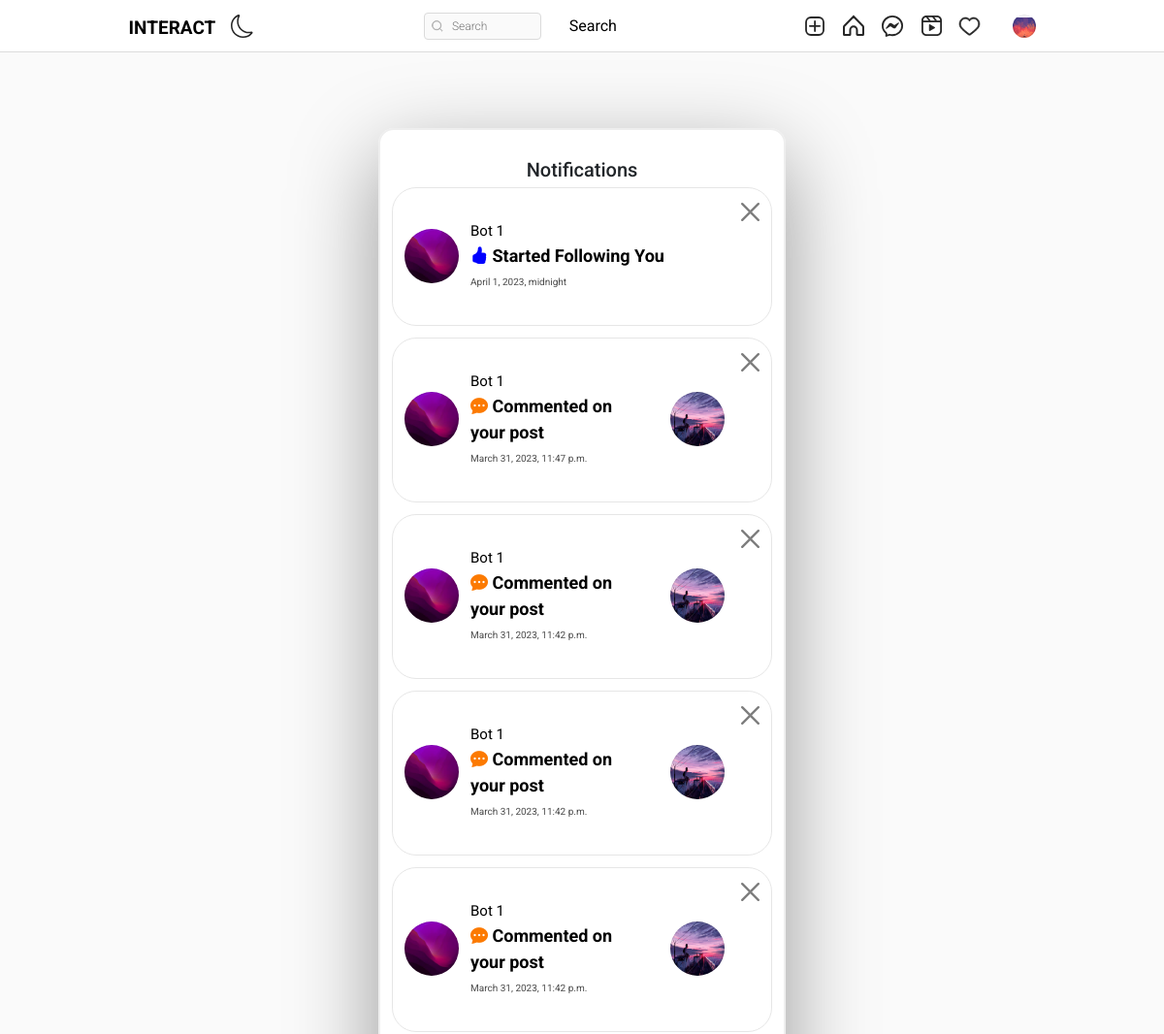
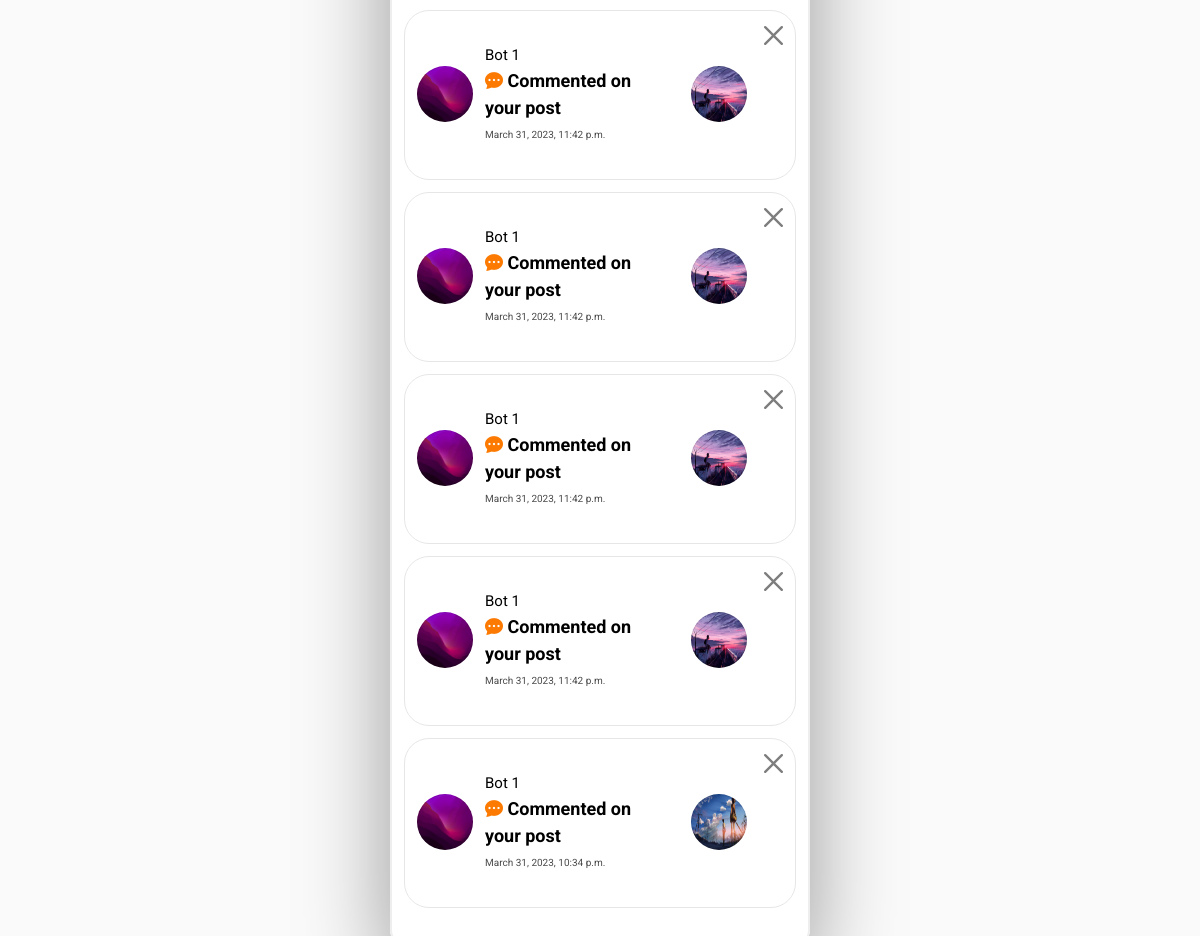
The app's page /notifications/ (signed in) with its own data (2 pictures, top to bottom).
### authy/models.py (models this page shows, shortened)
class Profile(models.Model):
    user = models.OneToOneField(User, related_name='profile', on_delete=models.CASCADE)
    image = models.ImageField(upload_to="profile_pciture", null=True, default="default.jpg")
    first_name = models.CharField(max_length=200, null=True, blank=True)
    last_name = models.CharField(max_length=200, null=True, blank=True)
    bio = models.CharField(max_length=200, null=True, blank=True)
    location = models.CharField(max_length=200, null=True, blank=True)
    url = models.URLField(max_length=200, null=True, blank=True)
    favourite = models.ManyToManyField(Post, blank=True)

### notification/models.py (models this page shows)
class Notification(models.Model):
    NOTIFICATION_TYPES = ((1, 'Like'), (2, 'Comment'), (3, 'Follow'))
    post = models.ForeignKey("post.Post", on_delete=models.CASCADE, related_name="notification_post", null=True)
    sender = models.ForeignKey(User, on_delete=models.CASCADE, related_name="notification_from_user" )
    user = models.ForeignKey(User, on_delete=models.CASCADE, related_name="notification_to_user" )
    notification_types = models.IntegerField(choices=NOTIFICATION_TYPES, null=True, blank=True)
    text_preview = models.CharField(max_length=100, blank=True)
    date = models.DateTimeField(auto_now_add=True)
    is_seen = models.BooleanField(default=False)

### post/models.py (models this page shows, shortened)
class Post(models.Model):
    id = models.UUIDField(primary_key=True, default=uuid.uuid4, editable=False)
    picture = models.ImageField(upload_to=user_directory_path, verbose_name="Picture")
    caption = models.CharField(max_length=10000, verbose_name="Caption")
    posted = models.DateField(auto_now_add=True)
    tags = models.ManyToManyField(Tag, related_name="tags")
    user = models.ForeignKey(User, on_delete=models.CASCADE)
    likes = models.IntegerField(default=0)

### notification/views.py (the view)
# urls.py: path('', ShowNotification, name='show-notification'),
def ShowNotification(request):
    user = request.user
    notifications = Notification.objects.filter(user=user).order_by('-date')
    context = {
        'notifications': notifications,
    }
    return render(request, 'notifications/notification.html', context)

### templates/notifications/notification.html (shortened to what this page needs)
{% extends 'base.html' %}
{% load static %}
{% load crispy_forms_tags %}
{% block content %}
<br><br>
<!DOCTYPE html>
<html lang="en">
<head>
  <link rel="stylesheet" href="{% static 'assets2/style.css' %}">
</head>
<body>
  <div id="wrapper">
    <div class="container">
      <div class="form-data" style="box-shadow: rgba(0, 0, 0, 0.4) 0px 30px 90px;border-radius: 16px;">
        <form action="" method="POST" enctype="multipart/form-data" style="border-radius: 16px;">
          <div class="logo">
            <h3 style="padding-top: 5px; font-size: 20px;">Notifications</h3>
          </div>
            {% for notification in notifications %}
                {% if notification.notification_types == 3 %}
                    <div class="alert alert-white alert-dismissible fade show" role="alert" style="border: 1px rgba(219, 219, 219, 0.699) solid; border-radius: 25px;">
                        <div class="side-menu__user-profile">
                            <a href="{% url 'profile' user.username %}" class="side-menu__user-avatar">
                                {% if notification.sender.profile.image %}
                                    <img src="{{ notification.sender.profile.image.url }}" alt="User Picture">
                                {% else %}
                                    <img src="{% static 'assets1/default.jpg' %}" alt="User Picture">
                                {% endif %}
                            </a>
                            <div class="side-menu__user-idnfo" style="text-align: start;">
                                <a href="{% url 'profile' user.username %}" style="font-size: 15px; color: black; text-align: center;">{{ notification.sender.profile.first_name|title }} {{ notification.sender.profile.last_name|title }}</a> <br>
                                <a href="{% url 'profile' user.username %}" style="font-size: 15px; color: black; text-align: center;"><b><i class="bi bi-hand-thumbs-up-fill" style="color: blue;"></i> Started Following You</b></a> <br>
                                <a href="{% url 'profile' user.username %}" style="font-size: 10px; color: rgb(75, 75, 75); ">{{ notification.date }}</a>
                            </div>
                        </div>
                        <a href="{% url 'delete-notification' notification.id %}" type="button" class="btn-close" data-bs-dismiss="alert" aria-label="Close"></a>
                      </div>
                {% endif %}
                {% if notification.notification_types == 2 %}
                <div class="alert alert-white alert-dismissible fade show" role="alert" style="border: 1px rgba(219, 219, 219, 0.699) solid; border-radius: 25px;">
                  <div class="side-menu__user-profile">
                    <a href="{% url 'profile' user.username %}" class="side-menu__user-avatar">
                      {% if notification.sender.profile.image %}
                          <img src="{{ notification.sender.profile.image.url }}" alt="User Picture">
                      {% else %}
                          <img src="{% static 'assets1/default.jpg' %}" alt="User Picture">
                      {% endif %}
                    </a>
                      <div class="side-menu__user-idnfo" style="text-align: start;">
                        <a href="{% url 'profile' user.username %}" style="font-size: 15px; color: black; text-align: center;">{{ notification.sender.profile.first_name|title }} {{ notification.sender.profile.last_name|title }}</a> <br>
                        <a href="{% url 'profile' user.username %}" style="font-size: 15px; color: black; text-align: center;"><b><i class="bi bi-chat-dots-fill" style="color: rgb(252, 122, 1);"></i> Commented on your post</b></a> <br>
                        <a href="{% url 'profile' user.username %}" style="font-size: 10px; color: rgb(75, 75, 75); ">{{ notification.date }}</a>
                      </div>
                      <a href="{% url 'profile' user.username %}" class="side-menu__user-avatar" style="margin-left: 20px;">
                        <img src="{{ notification.post.picture.url }}" alt="User Picture">
                      </a>
                  </div>
                  <a href="{% url 'delete-notification' notification.id %}" type="button" class="btn-close" data-bs-dismiss="alert" aria-label="Close"></a>
              </div>
                {% endif %}
            {% endfor %}
        </form>
      </div>
    </div>
  </div>
</body>
</html>
{% endblock content %}

### templates/base.html (shortened to what this page needs)
{% load static %}
<!DOCTYPE html>
<html lang="en">
<head>
    <link rel="stylesheet" href="https://cdn.jsdelivr.net/npm/bootstrap-icons@1.8.1/font/bootstrap-icons.css">
    <link href="https://cdn.jsdelivr.net/npm/bootstrap@5.1.3/dist/css/bootstrap.min.css" rel="stylesheet">
    <link rel="stylesheet" type="text/css" href="{% static 'assets1/style.css' %}">
</head>
<body>
    <header class="header">
        <nav class="header__content">
            <div class="header__buttons">
                <a href="{% url 'index' %}"  class="header__home" style="color: black;font-size: larger;text-decoration: none;">
                    <b style="color: black;font-size: 19px;text-decoration: none;font-weight: bold;" >INTERACT</b>
                </a>
                <button class="header__theme-button" title="Toggle Theme">
                </button>
            </div>
            <form action="{% url 'search-users' %}" method="GET">
                <div class="header__search">
                    <input type="text" placeholder="Search" name="q" value="{{ request.GET.q }}">
                    <button class="btn" type="submit">Search</button>
                </div>
            </form>
            <div class="header__buttons header__buttons--desktop">
                <a href="{% url 'newpost' %}">
                </a>
                <a href="{% url 'index' %}">
                </a>
                <a href="{% url 'message' %}">
                </a>
                <a href="#">
                </a>
                <span>
                    <a href="{% url 'show-notification' %}">
                    </a>
                </span>
                <a href="">
                    <button class="profile-button">
                        <a href="{% url 'profile' request.user %}">
                            <div class="profile-button__picture">
                                <img src="{{request.user.profile.image.url}}" alt="User Picture">
                            </div>
                        </a>
                    </button>
                </a>
            </div>
        </nav>
    </header>
    {% block content %}
    {% endblock content %}
</body>
</html>

### static/assets1/style.css (style rules this page uses)
*, *::after, *::before { box-sizing: border-box; margin: 0; padding: 0; }
*, button, input, select, textarea { font-family: 'Roboto', sans-serif; }
:root { --primary: hsl(0, 0%, 100%); --secondary: hsl(0, 0%, 98%); --border: hsl(0, 0%, 86%); --story-border: hsl(0, 0%, 78%); --img-border: hsla(0, 0%, 0%, 0.1); --text-dark: hsl(0, 0%, 15%); --text-light: hsl(0, 0%, 60%); --like: hsl(355, 82%, 61%); --link: hsl(0, 0%, 0%); --header-height: 44px; --nav-height: 44px; }
b { font-size: larger; }
body { min-height: 100vh; display: flex; flex-direction: column; overflow-y: auto; }
svg { display: block; }
img { max-width: 100%; }
.header { width: 100%; height: var(--header-height); background-color: var(--primary); display: flex; justify-content: center; position: fixed; top: 0; left: 0; z-index: 2; }
.header::after { content: ''; position: absolute; bottom: 0; width: 100%; height: 1px; background-color: var(--border); }
.header__content { width: 100%; max-width: 975px; padding: 0 14px; display: flex; justify-content: space-between; align-items: center; }
.header__home { margin-top: 5px; }
.header__theme-button { background-color: transparent; border: none; cursor: pointer; }
.header__theme-button-moon { display: unset; }
.header__search { width: 216px; height: 28px; display: none; align-items: center; position: relative; }
.header__search svg { width: 12px; height: 12px; position: absolute; left: 8px; }
.header__search input { width: 100%; height: 100%; background-color: var(--secondary); padding: 4px 10px 4px 28px; border: 1px solid var(--border); border-radius: 4px; outline: none; font-size: 12px; font-weight: 300; text-decoration: none; color: var(--text-light); text-overflow: ellipsis; overflow: hidden; white-space: nowrap; }
.header__buttons { display: flex; align-items: center; gap: 16px; }
.side-menu__user-profile { display: flex; align-items: center; margin: 20px 0 22px; }
.side-menu__user-avatar { width: 56px; height: 56px; border-radius: 50%; margin-right: 12px; flex-shrink: 0; overflow: hidden; position: relative; }
.side-menu__user-avatar::after { content: ''; position: absolute; top: 0; bottom: 0; left: 0; right: 0; border: 1px solid var(--img-border); border-radius: 50%; }
.profile-button { background-color: transparent; border: none; outline: none; cursor: pointer; position: relative; }
.profile-button__picture { width: 24px; height: 24px; border-radius: 50%; overflow: hidden; position: relative; }
.profile-button__picture::after { content: ''; position: absolute; top: 0; bottom: 0; left: 0; right: 0; border: 1px solid var(--img-border); border-radius: 50%; }
@media (min-width: 768px) { :root { --header-height: 54px; --nav-height: 0px; } }
@media (min-width: 768px) { .header__content { padding: 0 20px; } }
@media (min-width: 768px) { .header__search { display: flex; } }

### static/assets2/style.css (style rules this page uses)
*, *::before, *::after { margin: 0; padding: 0; box-sizing: inherit; }
html { font-size: 12px; box-sizing: border-box; }
img { width: 100%; max-width: 100%; height: 100%; }
a { text-decoration: none; }
body { background-color: #fafafa; }
b { font-size: larger; }
#wrapper { width: 100%; height: 100vh; display: flex; flex-direction: column; justify-content: space-between; padding-top: 5rem; }
.container { width: 100%; max-width: 93.5rem; margin: 1rem auto 0; }
#wrapper > .container { display: flex; padding: 0 2rem; }
.form-data { width: 100%; max-width: 35rem; margin-top: 1rem; margin-left: auto; margin-right: auto; display: block; }
.form-data form { background-color: #fff; border: 2px solid #eee; display: flex; flex-direction: column; padding: 2rem 1rem; text-align: center; }

### templates/base.html (style rules this page uses)
body { font-family: Arial, Helvetica, sans-serif; font-size: 16px; }
a { font-size: larger; }
.btn { -webkit-border-radius: 22; -moz-border-radius: 22; border-radius: 22px; color: #ffffff; font-size: 16px; background: #ffffff; padding: 3px 16px 3px 16px; margin-left: 12px; text-decoration: none; color: #000000; }

### records on screen
Notification: sender.profile.image (picture), sender.profile.first_name "Bot", sender.profile.last_name "1", date "April 1, 2023, midnight"
Notification: sender.profile.image (picture), sender.profile.first_name "Bot", sender.profile.last_name "1", date "March 31, 2023, 11:47 p.m.", post.picture (picture)
Notification: sender.profile.image (picture), sender.profile.first_name "Bot", sender.profile.last_name "1", date "March 31, 2023, 11:42 p.m.", post.picture (picture)
Notification: sender.profile.image (picture), sender.profile.first_name "Bot", sender.profile.last_name "1", date "March 31, 2023, 11:42 p.m.", post.picture (picture)
Notification: sender.profile.image (picture), sender.profile.first_name "Bot", sender.profile.last_name "1", date "March 31, 2023, 11:42 p.m.", post.picture (picture)
Notification: sender.profile.image (picture), sender.profile.first_name "Bot", sender.profile.last_name "1", date "March 31, 2023, 11:42 p.m.", post.picture (picture)
Notification: sender.profile.image (picture), sender.profile.first_name "Bot", sender.profile.last_name "1", date "March 31, 2023, 11:42 p.m.", post.picture (picture)
Notification: sender.profile.image (picture), sender.profile.first_name "Bot", sender.profile.last_name "1", date "March 31, 2023, 11:42 p.m.", post.picture (picture)
Notification: sender.profile.image (picture), sender.profile.first_name "Bot", sender.profile.last_name "1", date "March 31, 2023, 11:42 p.m.", post.picture (picture)
Notification: sender.profile.image (picture), sender.profile.first_name "Bot", sender.profile.last_name "1", date "March 31, 2023, 10:34 p.m.", post.picture (picture)
